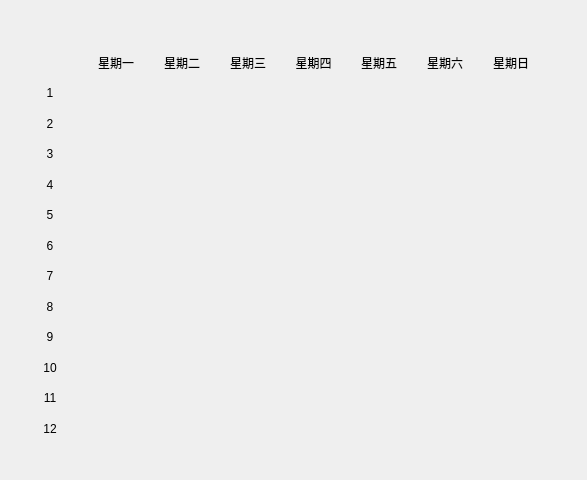
<?xml version="1.0" encoding="UTF-8"?>
<ui version="4.0">
 <class>Test</class>
 <widget class="QDialog" name="Test">
  <property name="geometry">
   <rect>
    <x>0</x>
    <y>0</y>
    <width>587</width>
    <height>480</height>
   </rect>
  </property>
  <property name="windowTitle">
   <string>Dialog</string>
  </property>
  <widget class="QWidget" name="gridLayoutWidget">
   <property name="geometry">
    <rect>
     <x>20</x>
     <y>50</y>
     <width>521</width>
     <height>391</height>
    </rect>
   </property>
   <layout class="QGridLayout" name="gridLayout">
    <item row="6" column="0">
     <widget class="QLabel" name="T6Label">
      <property name="text">
       <string>6</string>
      </property>
      <property name="alignment">
       <set>Qt::AlignCenter</set>
      </property>
     </widget>
    </item>
    <item row="10" column="0">
     <widget class="QLabel" name="T10Label">
      <property name="text">
       <string>10</string>
      </property>
      <property name="alignment">
       <set>Qt::AlignCenter</set>
      </property>
     </widget>
    </item>
    <item row="8" column="0">
     <widget class="QLabel" name="T8Label">
      <property name="text">
       <string>8</string>
      </property>
      <property name="alignment">
       <set>Qt::AlignCenter</set>
      </property>
     </widget>
    </item>
    <item row="0" column="4">
     <widget class="QLabel" name="ThuLabel">
      <property name="text">
       <string>星期四</string>
      </property>
      <property name="alignment">
       <set>Qt::AlignCenter</set>
      </property>
     </widget>
    </item>
    <item row="0" column="3">
     <widget class="QLabel" name="WedLabel">
      <property name="text">
       <string>星期三</string>
      </property>
      <property name="alignment">
       <set>Qt::AlignCenter</set>
      </property>
     </widget>
    </item>
    <item row="1" column="0">
     <widget class="QLabel" name="T1Label">
      <property name="text">
       <string>1</string>
      </property>
      <property name="alignment">
       <set>Qt::AlignCenter</set>
      </property>
     </widget>
    </item>
    <item row="0" column="0">
     <widget class="QLabel" name="BlankLabel">
      <property name="text">
       <string/>
      </property>
      <property name="alignment">
       <set>Qt::AlignCenter</set>
      </property>
     </widget>
    </item>
    <item row="0" column="1">
     <widget class="QLabel" name="MonLabel">
      <property name="layoutDirection">
       <enum>Qt::LeftToRight</enum>
      </property>
      <property name="text">
       <string>星期一</string>
      </property>
      <property name="alignment">
       <set>Qt::AlignCenter</set>
      </property>
      <property name="wordWrap">
       <bool>true</bool>
      </property>
     </widget>
    </item>
    <item row="12" column="0">
     <widget class="QLabel" name="T12Label">
      <property name="text">
       <string>12</string>
      </property>
      <property name="alignment">
       <set>Qt::AlignCenter</set>
      </property>
     </widget>
    </item>
    <item row="5" column="0">
     <widget class="QLabel" name="T5Label">
      <property name="text">
       <string>5</string>
      </property>
      <property name="alignment">
       <set>Qt::AlignCenter</set>
      </property>
     </widget>
    </item>
    <item row="4" column="0">
     <widget class="QLabel" name="T4Label">
      <property name="text">
       <string>4</string>
      </property>
      <property name="alignment">
       <set>Qt::AlignCenter</set>
      </property>
     </widget>
    </item>
    <item row="0" column="2">
     <widget class="QLabel" name="TueLabel">
      <property name="text">
       <string>星期二</string>
      </property>
      <property name="alignment">
       <set>Qt::AlignCenter</set>
      </property>
     </widget>
    </item>
    <item row="7" column="0">
     <widget class="QLabel" name="T7Label">
      <property name="text">
       <string>7</string>
      </property>
      <property name="alignment">
       <set>Qt::AlignCenter</set>
      </property>
     </widget>
    </item>
    <item row="0" column="5">
     <widget class="QLabel" name="FriLabel">
      <property name="text">
       <string>星期五</string>
      </property>
      <property name="alignment">
       <set>Qt::AlignCenter</set>
      </property>
     </widget>
    </item>
    <item row="0" column="7">
     <widget class="QLabel" name="SunLabel">
      <property name="text">
       <string>星期日</string>
      </property>
      <property name="alignment">
       <set>Qt::AlignCenter</set>
      </property>
     </widget>
    </item>
    <item row="3" column="0">
     <widget class="QLabel" name="T3Label">
      <property name="text">
       <string>3</string>
      </property>
      <property name="alignment">
       <set>Qt::AlignCenter</set>
      </property>
     </widget>
    </item>
    <item row="0" column="6">
     <widget class="QLabel" name="SatLabel">
      <property name="text">
       <string>星期六</string>
      </property>
      <property name="alignment">
       <set>Qt::AlignCenter</set>
      </property>
     </widget>
    </item>
    <item row="9" column="0">
     <widget class="QLabel" name="T9Label">
      <property name="text">
       <string>9</string>
      </property>
      <property name="alignment">
       <set>Qt::AlignCenter</set>
      </property>
     </widget>
    </item>
    <item row="2" column="0">
     <widget class="QLabel" name="T2Label">
      <property name="text">
       <string>2</string>
      </property>
      <property name="alignment">
       <set>Qt::AlignCenter</set>
      </property>
     </widget>
    </item>
    <item row="11" column="0">
     <widget class="QLabel" name="T11Label">
      <property name="text">
       <string>11</string>
      </property>
      <property name="alignment">
       <set>Qt::AlignCenter</set>
      </property>
     </widget>
    </item>
   </layout>
  </widget>
  <widget class="QWidget" name="">
   <property name="geometry">
    <rect>
     <x>120</x>
     <y>450</y>
     <width>62</width>
     <height>355</height>
    </rect>
   </property>
   <layout class="QVBoxLayout" name="C1Layout">
    <property name="spacing">
     <number>4</number>
    </property>
   </layout>
  </widget>
  <widget class="QWidget" name="">
   <property name="geometry">
    <rect>
     <x>210</x>
     <y>410</y>
     <width>61</width>
     <height>355</height>
    </rect>
   </property>
   <layout class="QVBoxLayout" name="C2Layout"/>
  </widget>
  <widget class="QWidget" name="">
   <property name="geometry">
    <rect>
     <x>280</x>
     <y>300</y>
     <width>62</width>
     <height>355</height>
    </rect>
   </property>
   <layout class="QVBoxLayout" name="C3Layout"/>
  </widget>
  <widget class="QWidget" name="">
   <property name="geometry">
    <rect>
     <x>360</x>
     <y>360</y>
     <width>61</width>
     <height>355</height>
    </rect>
   </property>
   <layout class="QVBoxLayout" name="C4Layout"/>
  </widget>
  <widget class="QWidget" name="">
   <property name="geometry">
    <rect>
     <x>470</x>
     <y>350</y>
     <width>62</width>
     <height>355</height>
    </rect>
   </property>
   <layout class="QVBoxLayout" name="C6Layout"/>
  </widget>
  <widget class="QWidget" name="">
   <property name="geometry">
    <rect>
     <x>530</x>
     <y>330</y>
     <width>61</width>
     <height>355</height>
    </rect>
   </property>
   <layout class="QVBoxLayout" name="C7Layout"/>
  </widget>
  <widget class="QWidget" name="">
   <property name="geometry">
    <rect>
     <x>410</x>
     <y>10</y>
     <width>61</width>
     <height>24</height>
    </rect>
   </property>
   <layout class="QVBoxLayout" name="C5Layout"/>
  </widget>
  <widget class="QWidget" name="">
   <property name="geometry">
    <rect>
     <x>40</x>
     <y>450</y>
     <width>61</width>
     <height>24</height>
    </rect>
   </property>
   <layout class="QVBoxLayout" name="TimeLayout">
    <property name="spacing">
     <number>4</number>
    </property>
   </layout>
  </widget>
 </widget>
 <resources/>
 <connections/>
</ui>
